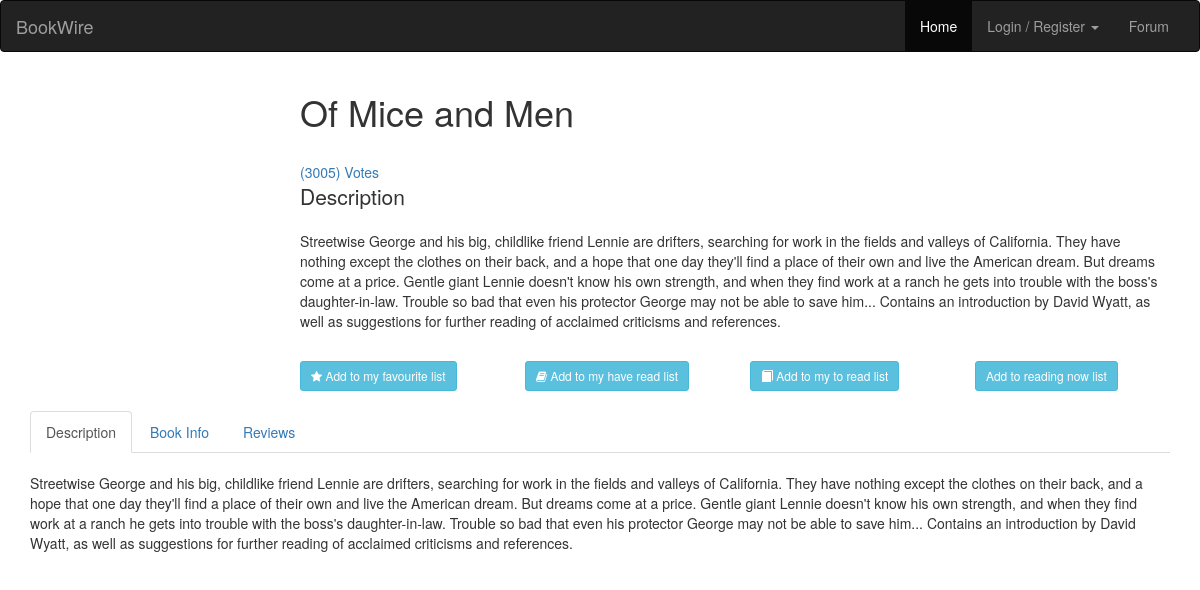
The page /book/bookinstance/9780141923475 on the database its author committed.
### book/models.py (models this page shows, shortened)
class Book(models.Model):
	uid = models.CharField(max_length=64)
	title =  models.CharField(max_length=1024)
	authors = models.CharField(max_length=1024)
	publisher = models.CharField(max_length=1024)
	published_date = models.CharField(max_length=32)
	description = models.CharField(max_length=8192)
	isbn_13 = models.CharField(max_length=32)
	isbn_10 = models.CharField(max_length=32)
	genre = models.CharField(max_length=1024)
	average_rating = models.FloatField()
	ratings_count = models.IntegerField()
	thumbnail = models.CharField(max_length=1024)
	favourites = models.ManyToManyField(User, related_name='favourites')
	readingnow = models.ManyToManyField(User, related_name='readingnow')
	toread = models.ManyToManyField(User, related_name='toread')
	haveread = models.ManyToManyField(User, related_name='haveread')

### book/views.py (the view, shortened to what this page needs)
# urls.py: path('bookinstance/<slug:isbn_13>', views.bookinstance, name='bookinstance'),
@csrf_exempt
def bookinstance(request,isbn_13):
	try:
		book = Book.objects.get(isbn_13=isbn_13)
		reviews = Review.objects.filter(book=book).order_by('-created_at')
	except Book.DoesNotExist:
		return redirect("book:mainpage")
	context = {"book": book, "reviews": reviews}
	return render(request, "bookpage.html", context)

### book/templates/bookpage.html (shortened to what this page needs)
{% extends "account_base.html" %}
{% load staticfiles %}
{% block content %}
<div class="container">
    <div class="row">
        <div class="col-sm-2 hidden-xs">
        </div>
        <div class="col-sm-10" style="padding-left: 90px;">
            <h1>{{book.title}}</h1>
            <br>
            <a href="#">({{book.ratings_count}}) Votes</a>
            <div class="p-4">
                <p class="lead font-weight-bold">Description</p>
                <p>{{book.description}}</p>
            </div>
            <br>
            <div class="row">
                <div class="col-xs-6 col-sm-3">
                    {% if in_favourite_Book %}
                    <button type="button" class="btn btn-danger btn-sm" id="favourites" status="True"><i class="fa fa-star"></i> Remove from my favourites list</button>
                    {% else %}
                    <button type="button" class="btn btn-info btn-sm" id="favourites" status="False"><i class="fa fa-star"></i> Add to my favourite list</button>
                    {% endif %}
                </div>
                <div class="col-xs-6 col-sm-3">
                    {% if in_have_read_Book %}
                    <button type="button" class="btn btn-danger btn-sm" id="have-read" status="True"><i class="fa fa-book"></i> Remove from my have read list</button>
                    {% else %}
                    <button type="button" class="btn btn-info btn-sm" id="have-read" status="False"><i class="fa fa-book"></i> Add to my have read list</button>
                    {% endif %}
                </div>
                <div class="col-xs-6 col-sm-3">
                    {% if in_to_read_Book %}
                    <button type="button" class="btn btn-danger btn-sm" id="to-read" status="True"><i class="glyphicon glyphicon-book"></i> Remove from my to read list</button>
                    {% else %}
                    <button type="button" class="btn btn-info btn-sm" id="to-read" status="False"><i class="glyphicon glyphicon-book"></i> Add to my to read list</button>
                    {% endif %}
                </div>
                <div class="col-xs-6 col-sm-3">
                    {% if in_reading_Book %}
                    <button type="button" class="btn btn-danger btn-sm" id="reading-now" status="True"><i class='fas fa-book-open'></i> Remove from my reading now list</button>
                    {% else %}
                    <button type="button" class="btn btn-info btn-sm" id="reading-now" status="False"> Add to reading now list</button>
                    {% endif %}
                </div>
            </div>
        </div>
    </div>
    <br>
    <div class="row">
        <div class="col-md-12">
            <div class="tabbable-panel">
                <div class="tabbable-line">
                    <ul class="nav nav-tabs ">
                        <li class="active">
                            <a href="#tab_default_1" data-toggle="tab">Description</a>
                        </li>
                        <li>
                            <a href="#tab_default_2" data-toggle="tab">Book Info</a>
                        </li>
                        <li>
                            <a href="#tab_default_3" data-toggle="tab">Reviews</a>
                        </li>
                    </ul>
                    <div class="tab-content">
                        <div class="tab-pane active" id="tab_default_1">
                            <br>
                            <p>{{book.description}}</p>
                        </div>
                    </div>
                </div>
            </div>
        </div>
    </div>
</div><br><br>
{% endblock %}

### rows shown on the page
Book: title "Of Mice and Men", ratings_count "3005", description "Streetwise George and his big, childlike friend Lennie are drifters, searching for work in the fields and valleys of California. They have nothing except the clothes on their back, and a hope that one day they'll find a place of their own and live the American dream. But dreams come at a price. Gentle giant Lennie doesn't know his own strength, and when they find work at a ranch he gets into trouble with the boss's daughter-in-law. Trouble so bad that even his protector George may not be able to save him... Contains an introduction by David Wyatt, as well as suggestions for further reading of acclaimed criticisms and references."
